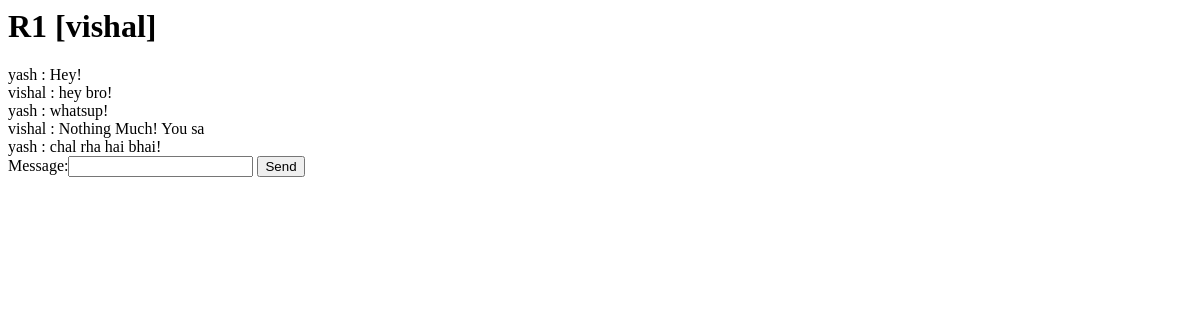
Page /1/ (signed in) on the earlier database version.
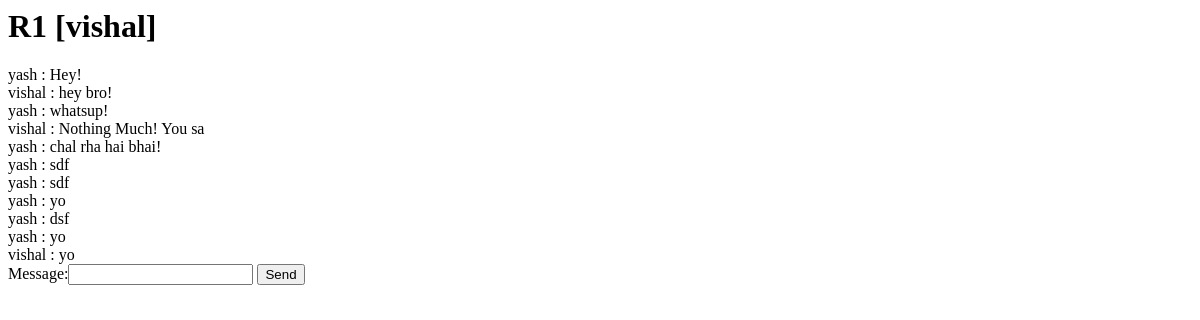
Same page on the later database version.
### chat/models.py (models this page shows)
class Message(models.Model):
    links = models.ForeignKey(Link, on_delete=models.CASCADE)
    message = models.CharField(max_length=200)
    deleted = models.BooleanField(default=False)
    timestamp = models.DateTimeField(default=timezone.now, db_index=True)

@python_2_unicode_compatible
class Link(models.Model):
    room = models.ForeignKey(Room, on_delete=models.CASCADE)
    user = models.ForeignKey(User, on_delete=models.CASCADE)
    group = models.BooleanField(default=False)
    timestamp = models.DateTimeField(default=timezone.now, db_index=True)
    def __str__(self):
	return "%s [%s]" % (self.room.room_name, self.user.username)

### chat/views.py (the view, shortened to what this page needs)
# urls.py: url(r'^(?P<room_id>[0-9]+)/$', views.chatroom, name='chatroom'),
def chatroom(request,room_id):
    if request.method == 'POST':
        form = MsgForm(request.POST)
        link = Link.objects.get(room=room_id,user=request.user.id)
        if form.is_valid():
            msgobj = Message.objects.create(
                links = link,
                message = form.cleaned_data['message'],
            )
            return HttpResponseRedirect(reverse('chatroom' , kwargs={'room_id': room_id}))
        else :
            return HttpResponse("Input Invalid")
    else:
        form = MsgForm()
        room = Room.objects.get(pk=room_id)
        links = Link.objects.filter(room_id=room_id)
        users = list()
        for i in links:
            r = i.room
            part = Link.objects.filter(room=r)
            users+= part
            myself = Link.objects.get(user=request.user,room=r)
            users.remove(myself)
        users = users[0]
        messages = Message.objects.filter(links__room_id=room_id).order_by('timestamp')[:25]
        context = {
        'links' : links,
        'users' : users,
        'messages' : messages,
        'form': form
        }
        return render(request, 'chat/room.html', context)

### chat/forms.py
class MsgForm(forms.ModelForm):
	class Meta:
		model = Message
		fields = ('message', )

### chat/templates/chat/room.html (shortened to what this page needs)
<h1> {{users}} </h1>
{%for i in messages%}
{{i.links.user}} : {{i.message}}
{%endfor%}
<form method="post" action=".">
	{{form}}
	<button type="submit">Send</button>
</form>

Differences in the rows shown:
added Message: links.user "yash", message "sdf"
added Message: links.user "yash", message "sdf"
added Message: links.user "yash", message "yo"
added Message: links.user "yash", message "dsf"
added Message: links.user "yash", message "yo"
added Message: links.user "vishal", message "yo"
